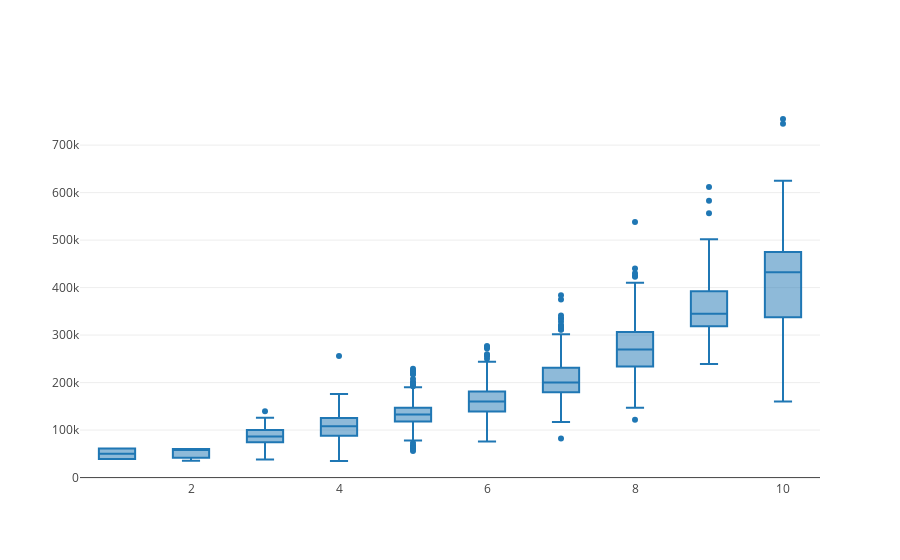

Notebook cell for this chart:
### Code cell
#Making decisions with Categorical variables
import plotly.plotly as py
import plotly.graph_objs as go

import numpy as np


y0 = x['OverallQual']
y1 = x['SalePrice']


data = [{
    'x':y0,
    'y':y1,
    'type':'box'}
]

iplot(data)

### Figure 1 — Plotly figure (JSON) as saved in the notebook; plotly's stock layout.template omitted (floating-point values rounded to 4 significant figures; data arrays with more than 128 entries replaced by an {"elided": "..."} marker saying what was removed)
{"data": [{"type": "box", "x": {"elided": "1460 int values"}, "y": {"elided": "1460 int values"}}], "layout": {}}
